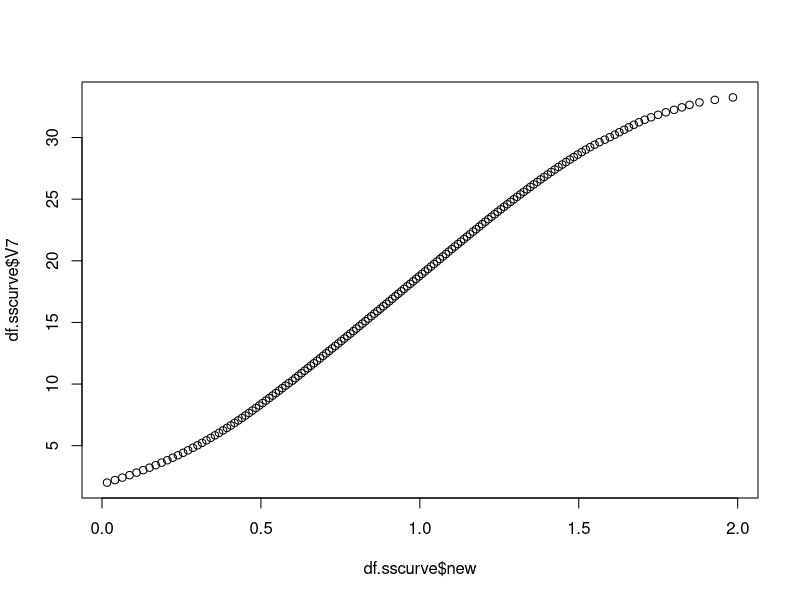

Write R code to recreate this figure.
#Read TXT file in input directory
read.table("Input/BC50GLU_01.txt", skip = 56, header = FALSE, sep = "", fileEncoding = "UTF-16")
df <- read.table("Input/BC50GLU_01.txt", skip = 56, header = FALSE, sep = "", fileEncoding = "UTF-16")

#Identify and name(optional) the signals you want to work with
df.length <- df$V6
df.stress <- df$V7

#Normalize strain signal based on length and add to the data frame
df$new <- ((df.length - df.length[1])/df.length[1])*100

#Build a new data frame with subset values of strain > 0.
df.sscurve <- df[df$new > 0,]

plot(df.sscurve$new, df.sscurve$V7)

#Referencia https://stackoverflow.com/questions/46108100/how-to-find-the-linear-part-of-a-curve 

